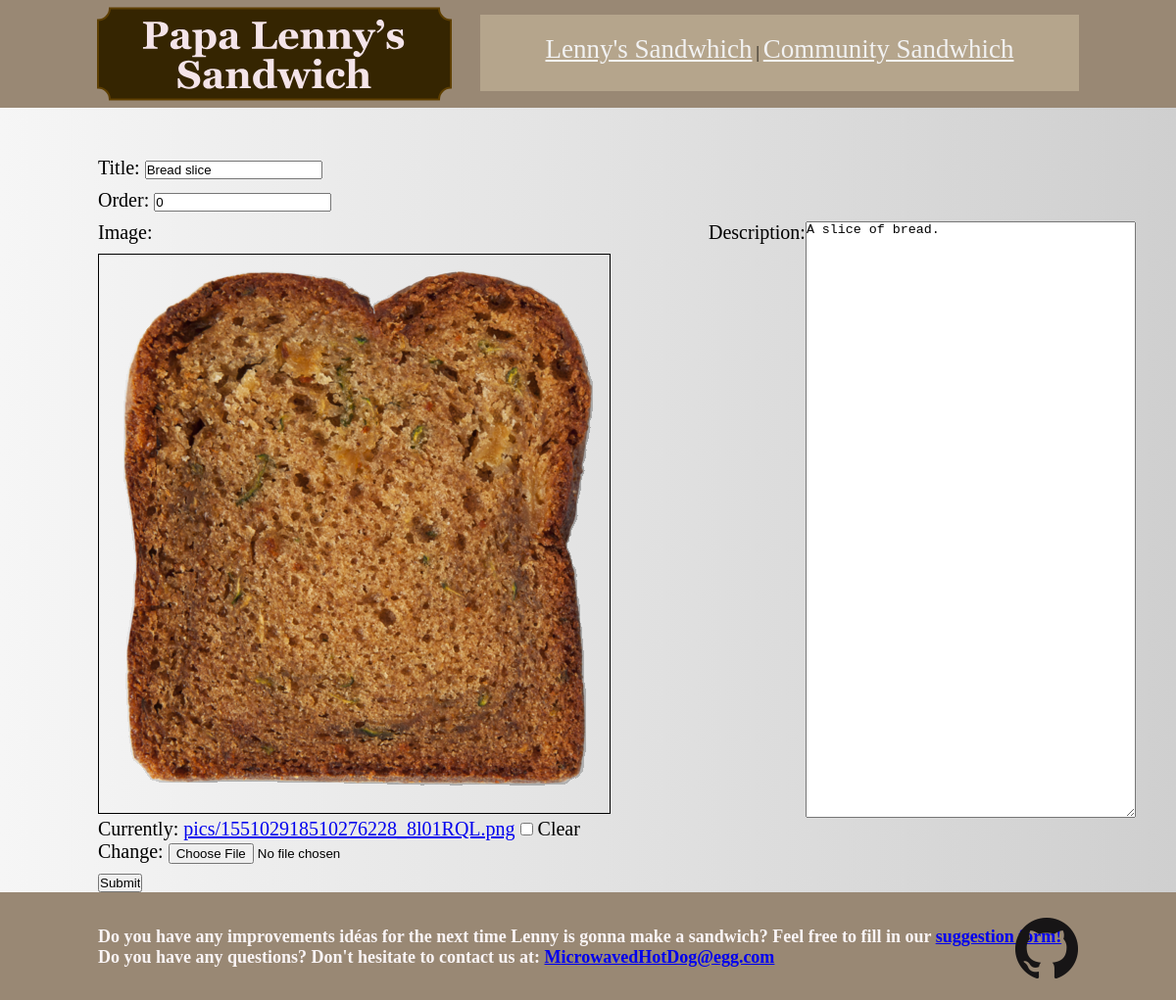
The page /Community_sandwich/edit_ingredient/1 (signed in) on the database its author committed.
### eggu/models.py (models this page shows, shortened)
class Ingredient(models.Model):
    title = models.CharField(max_length=255)
    description = models.TextField()
    order = models.IntegerField(default=0)
    image = models.ImageField(upload_to="pics", blank=True)
    Sandwich = models.ForeignKey(Sandwich, on_delete=models.DO_NOTHING)
    class Meta:
        ordering = ["order", ]

### eggu/views.py (the view)
# urls.py: path("Community_sandwich/edit_ingredient/<int:ingredient_pk>", views.edit_ingredient, name="edit_ingredient"),
@login_required
def edit_ingredient(request, ingredient_pk):
    ingredient = get_object_or_404(Ingredient, pk=ingredient_pk)
    form = forms.IngredientForm(instance=ingredient)
    if request.method == "POST":
        form = forms.IngredientForm(request.POST, request.FILES, instance=ingredient)
        if form.is_valid():
            form.save()
            return HttpResponseRedirect(reverse("eggu:community_sandwich"))
    return render(request, "eggu/ingredient_form.html", {"form": form})

### eggu/forms.py
class IngredientForm(forms.ModelForm):
    class Meta:
        model = models.Ingredient
        fields = [
            "title",
            "description",
            "order",
            "image",
        ]

### eggu/templates/eggu/ingredient_form.html (shortened to what this page needs)
{% extends "layout.html" %}
{% block content %}
<div class="row columns">
    <form action="" method="POST" enctype="multipart/form-data">
        <p>Title: {{ form.title }}</p>
        <p>Order: {{ form.order }}</p>
        <div id="form-flex-section">
            <div>
                {% if form.instance.image %}
                <p>Image:</p>
                <img src="{{ form.instance.image.url }}" width="700" alt="gamer ingredient" id="ingredient-image-form">
                {% endif %}
            </div>
            <p>Description:</p>
            {{ form.description }}
        </div>
        {% if form.instance.image %}
            <p>{{ form.image }}</p>
        {% else %}
            <p>Image: {{ form.image }}</p>
        {% endif %}
        <input type="submit" class="button">
    </form>
</div>
{% endblock %}

### assets/css/layout.css (style rules this page uses)
* { margin: 0; padding: 0; }
html, body { height: 100%; margin: 0; padding: 0; }
form { margin-left: 100px; margin-top: 50px; }
form p { margin-bottom: 10px; font-size: 20px; }
#form-flex-section { display: flex; }
#ingredient-image, #ingredient-image-form { min-height: 500px; max-height: 600px; width: auto; }
#ingredient-image-form { border: 1px solid black; margin-right: 100px; }

### rows shown on the page
Ingredient: title "Bread slice", order "0", instance.image (picture), description "A slice of bread."

### other values the page prints
{{ "MicrowavedHotDog@egg.com"|urlize }} "MicrowavedHotDog@egg.com"
